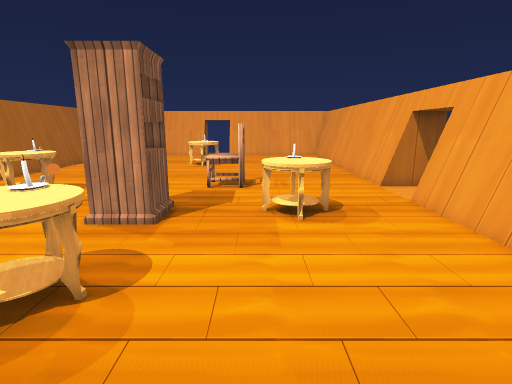
[1] (above)

16 first-person views from a walk through a 3-D level made in the Unity game engine. The camera is 1.4 m above the floor, tilts 12° down and sees 80° across. The floor is counted in squares, 0.5 m on a side. Each view is taken from the middle of a square. On the plan, view 1 faces up. The plan holds only what a view shows up to about 20 squares ahead; the rest is blank. The player is left out. Some animated figures are left out. Some surface patterns are stand-ins.

[2]
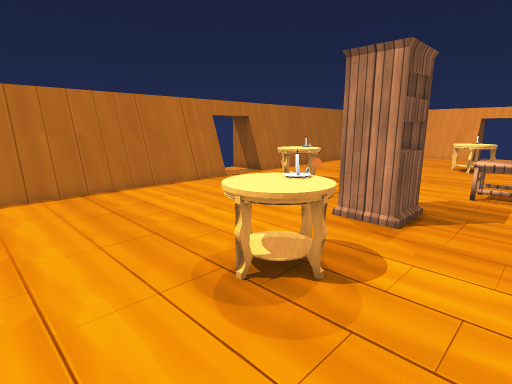

[3]
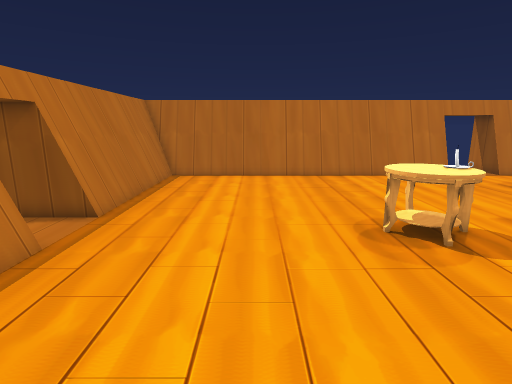

[4]
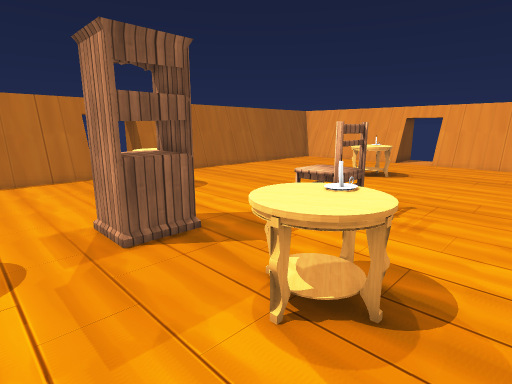

[5]
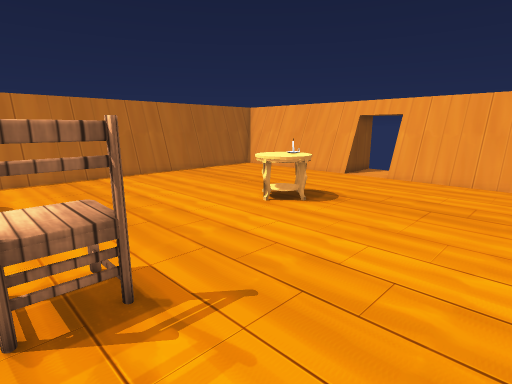

[6]
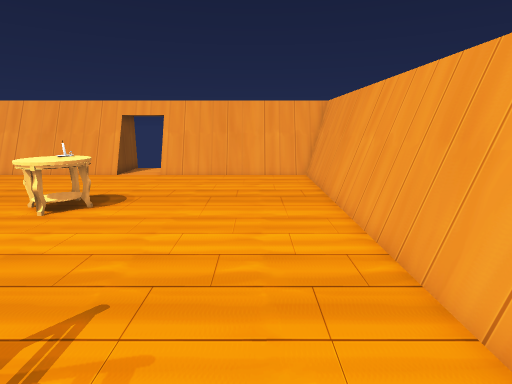

[7]
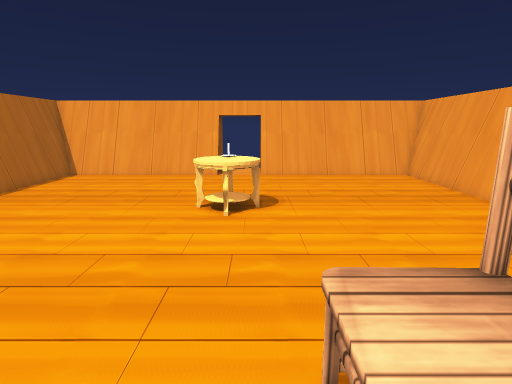

[8]
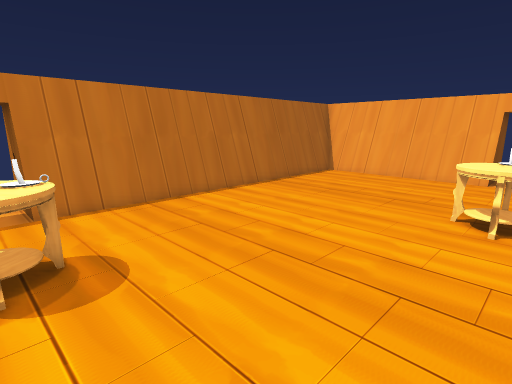

[9]
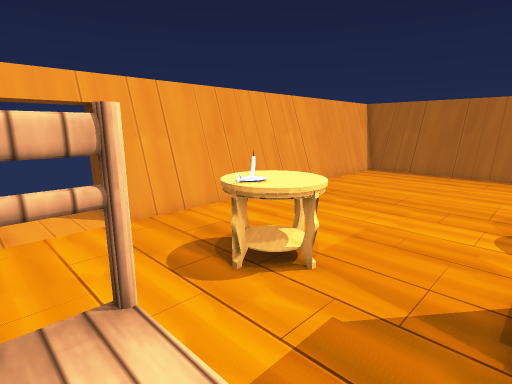

[10]
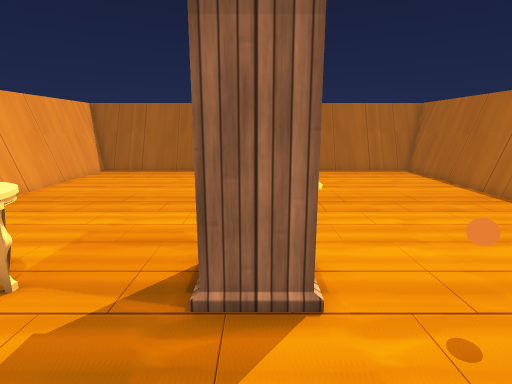

[11]
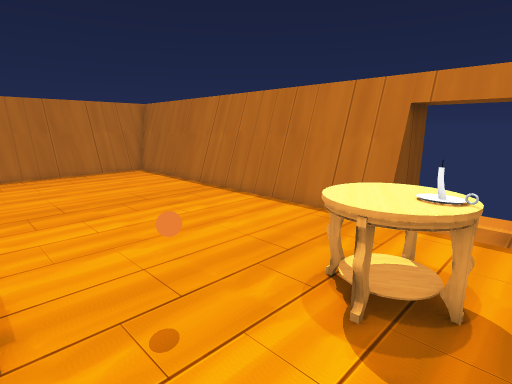

[12]
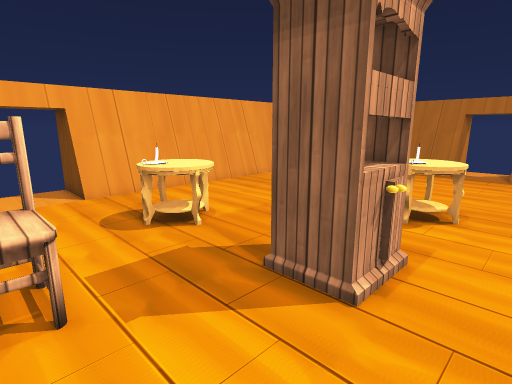

[13]
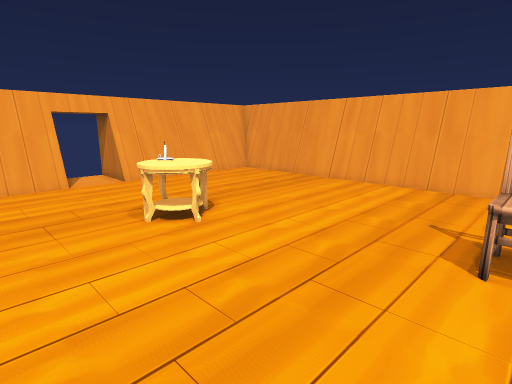

[14]
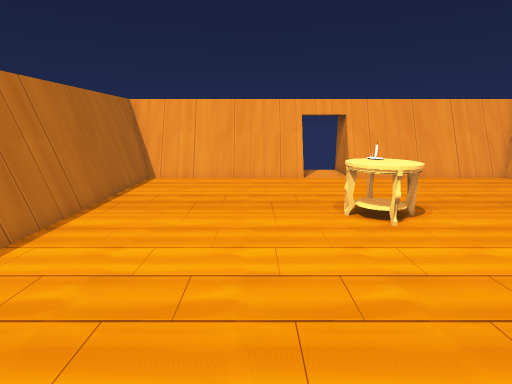

[15]
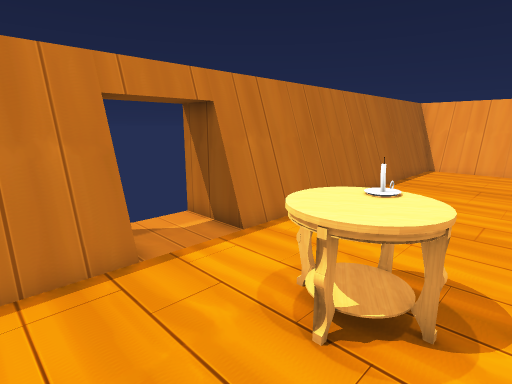

[16]
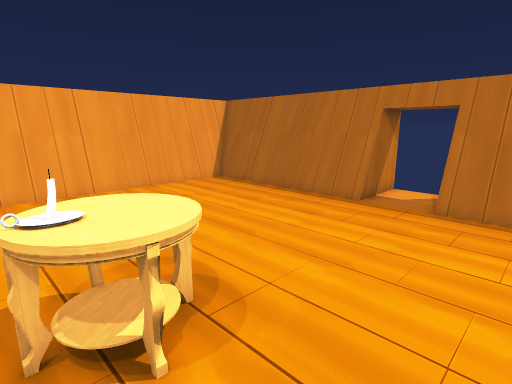

### Floor plan
Points are (right, up) in squares from view 1. A wall is a line through its corners. A room is listed if a view was taken in it or the views show most of it. See-through windows are left out.
Room 1 (views 1, 2, 3, 4, 5, 6, 7, 8, 9, 10, 11, 12, 13, 14, 15, 16)
walls: (6.2, 11.5) (8.9, 11.5); (-14.3, 14.5) (-16.9, 14.5); (-14.7, 11.5) (-14.7, -5.9); (6.7, 14.5) (6.7, 31.9); (-14.9, 11.5) (-14.9, -6.2); (6.9, 14.5) (6.9, 31.9); (-16.9, 11.5) (-15.1, 11.5); (8.9, 14.5) (7, 14.5); (-5.3, -5.2) (-5.3, -8); (-5.3, 32.1) (-15.1, 32.1); (-5.2, 32.3) (-15.1, 32.3); (-5.3, 34.4) (-5.3, 31.9) (-15.1, 31.9); (-2.7, -8.4) (-2.7, -5.2); (-14.7, 31.9) (-14.7, 14.5); (6.7, -5.9) (6.7, 11.5); (-14.9, 31.9) (-14.9, 14.5); (7, 31.9) (-2.7, 31.9) (-2.7, 34.4); (7, 32.1) (-2.8, 32.1); (6.9, -6.2) (6.9, 11.5); (7.1, 32.3) (-2.7, 32.3)
low walls: (6.2, 14.5) (6.2, 15.4); (-14.3, 11.5) (-14.3, -5.2); (6.2, 15.5) (6.2, 28.4); (-14.5, 11.5) (-14.5, -5.9); (6.5, 14.5) (6.5, 31.3); (6.2, 6.6) (6.2, 11.5); (-2.7, -5.2) (6.2, -5.2) (6.2, 5.5); (-5.5, 31.3) (-14.3, 31.3) (-14.3, 14.5); (-5.2, 31.5) (-14.3, 31.5); (-2.8, -5.5) (6.5, -5.5); (6.2, 28.5) (6.2, 29.4); (-2.8, -5.7) (6.5, -5.7) (6.5, 11.5); (-5.3, 31.7) (-14.5, 31.7); (6.2, 29.5) (6.2, 30.4); (-13.4, -5.2) (-5.3, -5.2); (6.2, 31.3) (-2.5, 31.3); (-14.5, 31.3) (-14.5, 14.5); (-14.4, -5.5) (-5.3, -5.5); (6.5, 31.5) (-2.7, 31.5); (-14.5, -5.7) (-5.3, -5.7); (6.7, 31.7) (-2.7, 31.7)
objects: other object (-11, 12) to (-9, 14); orange ball (-7, 11); other object (-5, 4) to (-3, 6); shelf (-5, 9) to (-3, 11); other object (-5, 22) to (-3, 25); chair (-2, 14) to (-1, 16); other object (0, 9) to (2, 11)

Positions as (right, up) in squares from view 1, and headings:
1: (0, 0), facing up
2: (0, 0), facing up-left
3: (4, 0), facing left
4: (4, 6), facing up-left
5: (4, 14), facing up-left
6: (3, 13), facing up
7: (-3, 13), facing up
8: (-3, 13), facing up-left
9: (-3, 15), facing down-right
10: (-4, 15), facing down
11: (-5, 15), facing down-left
12: (-7, 15), facing down-right
13: (-9, 15), facing up-right
14: (-8, 14), facing up
15: (-8, 9), facing up-left
16: (-8, 6), facing down-right
